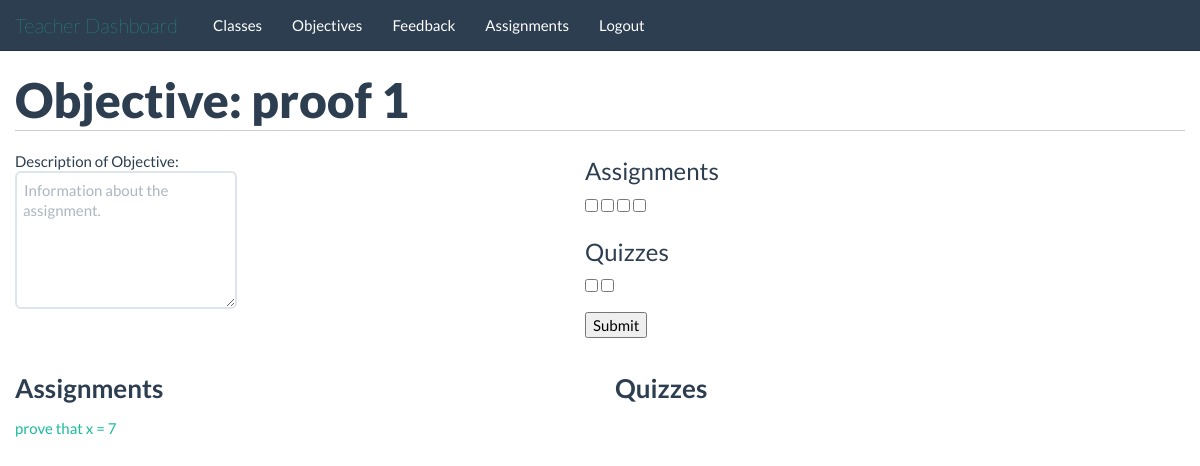
The page /teachers/objectives/3/ (signed in) on the database as committed earlier.
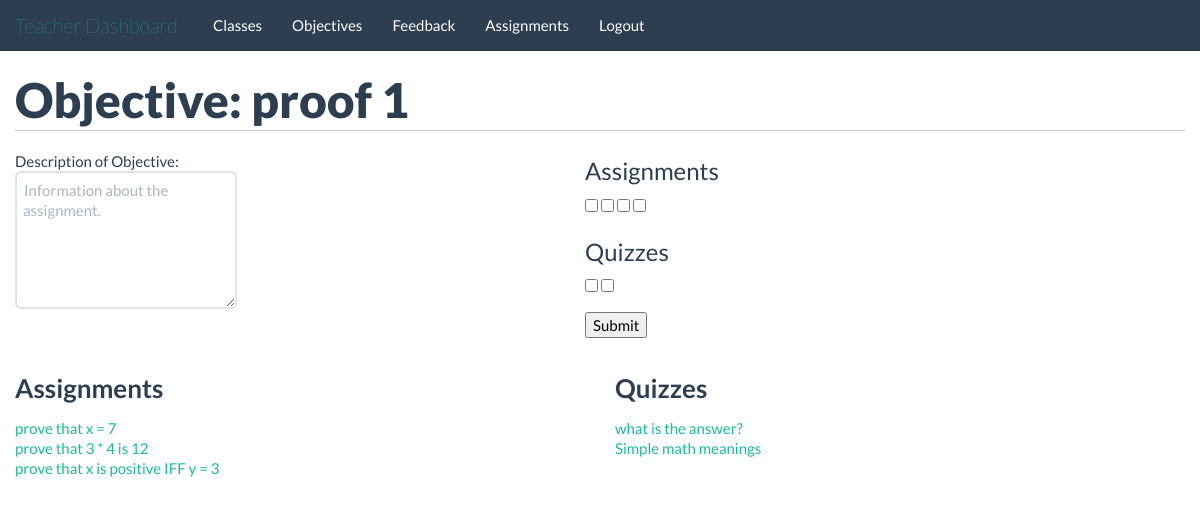
The same page on the database as committed later.
### tables this page shows
CREATE TABLE assignments(
id INTEGER PRIMARY KEY,
class_id INTEGER,
gets_file INTEGER,
turn_in INTEGER,
name TEXT,
description BLOB,
due_date TEXT, topic_id INTEGER,
FOREIGN KEY(class_id) REFERENCES classes(id)
);

CREATE TABLE quizzes(
id INTEGER PRIMARY KEY,
topic_id INTEGER,
number_easy INTEGER,
number_medium INTEGER,
number_hard INTEGER,
creator_id INTEGER,
class_id INTEGER, name text,
FOREIGN KEY(topic_id) REFERENCES topics(id),
FOREIGN KEY(creator_id) REFERENCES people(id),
FOREIGN KEY(class_id) REFERENCES classes(id)
);

### application/teachers.py (the view)
@app.route('/teachers/objectives/<topic_id>/')
@validate_teacher
def topic_page(topic_id=None):
	topic_data = query_db("select name from topics where id=?", [topic_id], one=True)
	return render_template('/teachers/topic_page.html', assignments=get_topic_assign(topic_id), topic_name=str(topic_data[0]), quizzes=get_topic_quiz(topic_id))

### application/db_connect.py (called while the page is built)
def get_db():
    db = getattr(g, '_database', None)
    if db is None:
        db = g._database = sqlite3.connect(DATABASE)
    return db

@app.teardown_appcontext
def close_connection(exception):
    db = getattr(g, '_database', None)
    if db is not None:
        db.close()

def query_db(query, args=(), one=False):
    cursor = get_db().execute(query, args)
    returnval = cursor.fetchall()
    cursor.close()
    return (returnval[0] if returnval else None) if one else returnval

def validate_teacher(func):
	@wraps(func)
	def f(*args, **kwds):
		if not 'isTeacher' in session:
			return redirect("/")
		if session['isTeacher'] == 0:
			return redirect("/students/")
		return func(*args, **kwds)
	return f

def get_topic_assign(topic_id):
	assignment_data = query_db("select id, name, due_date from assignments where topic_id=?;", [topic_id])
	assignments = []
	for assignment in assignment_data:
		topic_assign_dict = {}
		topic_assign_dict['id'] = assignment[0]
		topic_assign_dict['name'] = str(assignment[1])
		topic_assign_dict['due_date'] = assignment[2]
		assignments.append(topic_assign_dict)
	return assignments

### application/templates/teachers/topic_page.html (shortened to what this page needs)
{% extends "/teachers/base_template.html" %}
	{% block body %}
		<div class="container">
			<div class="row">
				<div class="span12">
					<h1>Objective: {{topic_name}}</h1>
				</div>
			</div>
			<div class="row">
				<div class="span6"><span>Description of Objective: </span><br/><textarea name="description" rows="6" cols="100"
					placeholder="Information about the assignment." required></textarea></div>
					<form class="objective_measure" method="POST" action="/teachers/assignments/create/">
						<h4> Assignments </h4>
  					<input type="checkbox" name="objectives" value="assignment_1">
  					<input type="checkbox" name="objectives" value="assignment_2">
					 	<input type="checkbox" name="objectives" value="assignment_3">
						<input type="checkbox" name="objectives" value="assignment_4"> <br> <br>
						<h4> Quizzes </h4>
						<input type="checkbox" name="objectives" value="quiz_1">
						<input type="checkbox" name="objectives" value="quiz_4"> <br> <br>
  					<input type="submit" value="Submit">
					</form>
				<div class="span6">
					<h2>Assignments</h2>
					<ul>
						{% for assignment in assignments %}
							<li><a href="/teachers/assignments/{{assignment.id}}/">{{assignment.name}}</a></li>
						{% endfor %}
					</ul>
				</div>
				<div class="span6">
					<h2>Quizzes</h2>
					<ul>
						{% for quiz in quizzes %}
							<li><a href="/teachers/quizzes/{{quiz.id}}/">{{quiz.name}}</a></li>
						{% endfor %}
					</ul>
				</div>
			</div>
		</div>
	{% endblock %}

Rows that differ between the two databases and show on the page:
added assignments: name "prove that 3 * 4 is 12"
added assignments: name "prove that x is positive IFF y = 3"
added quizzes: name "what is the answer?"
added quizzes: name "Simple math meanings"
